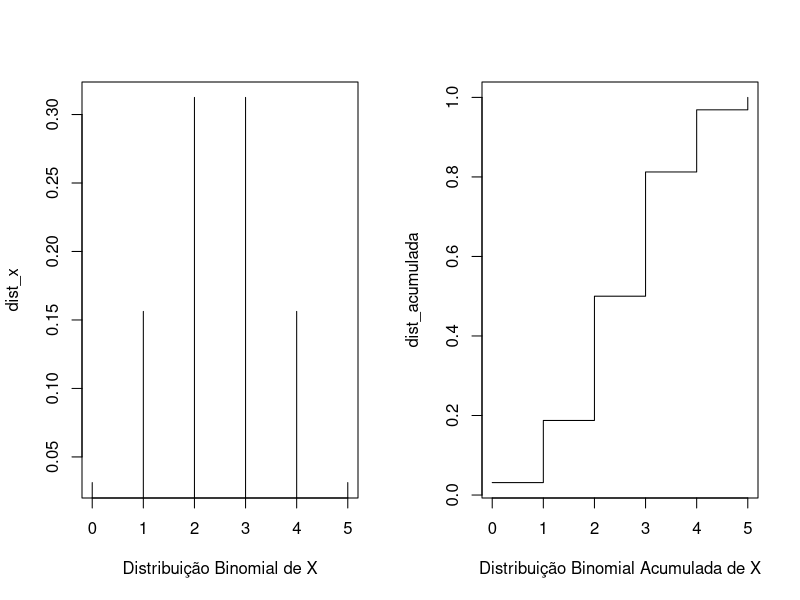
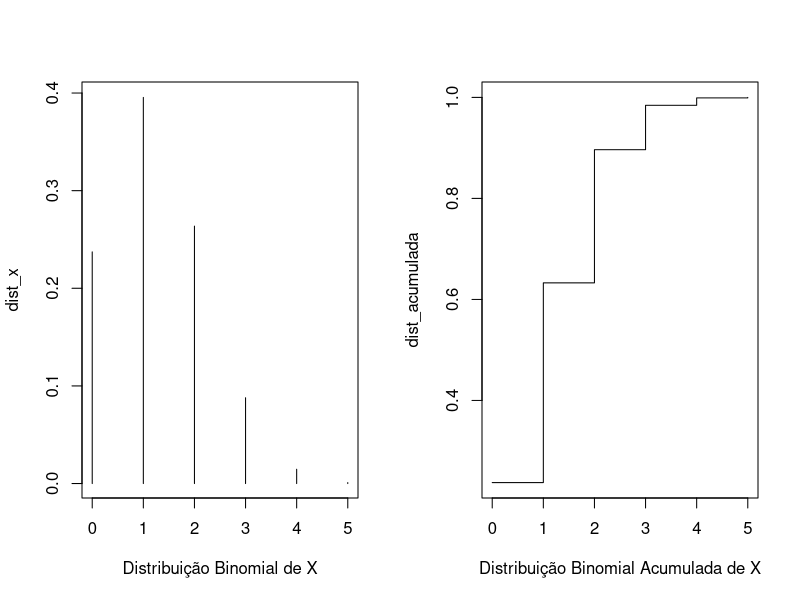
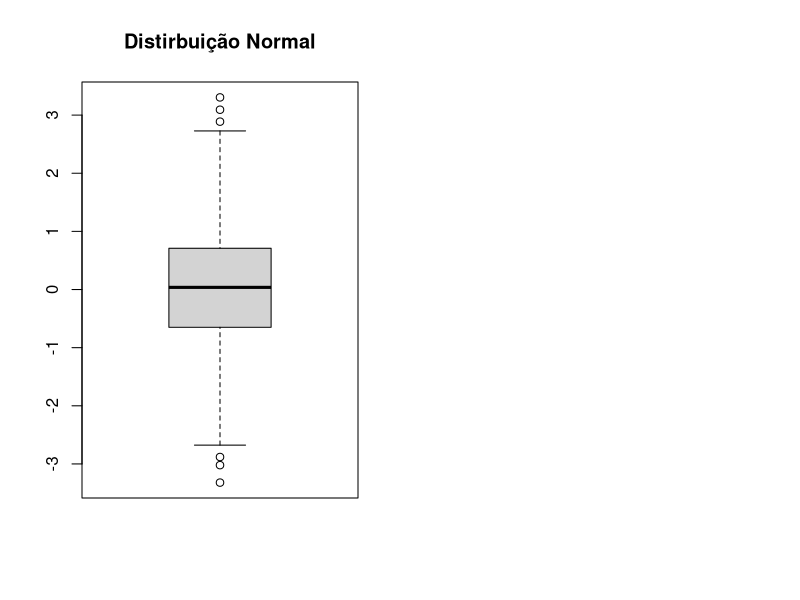
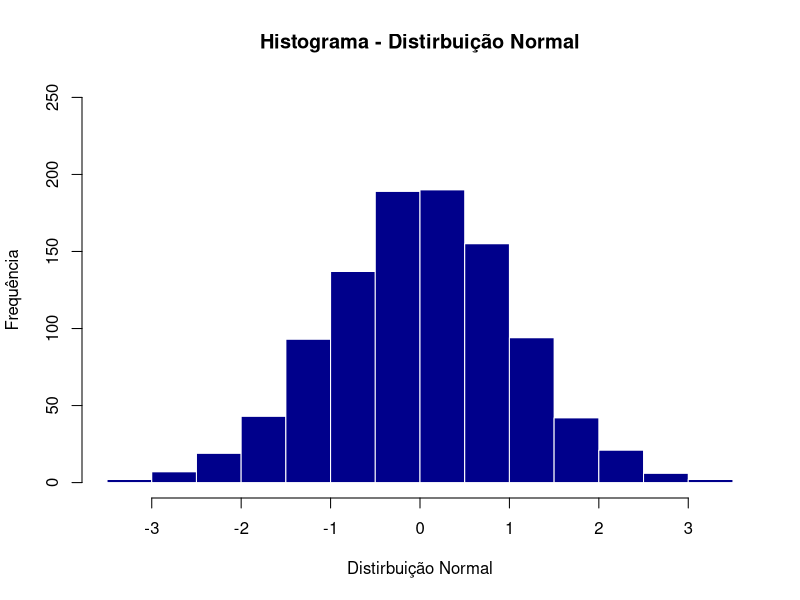
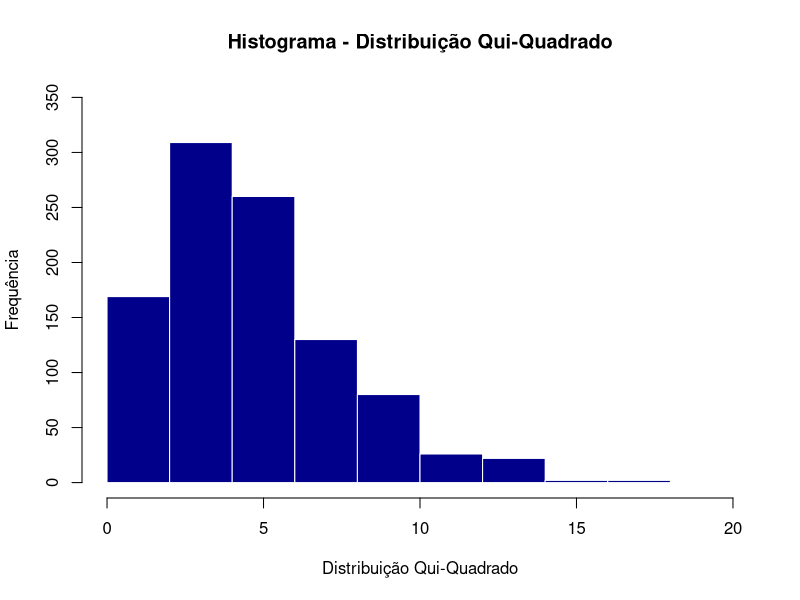
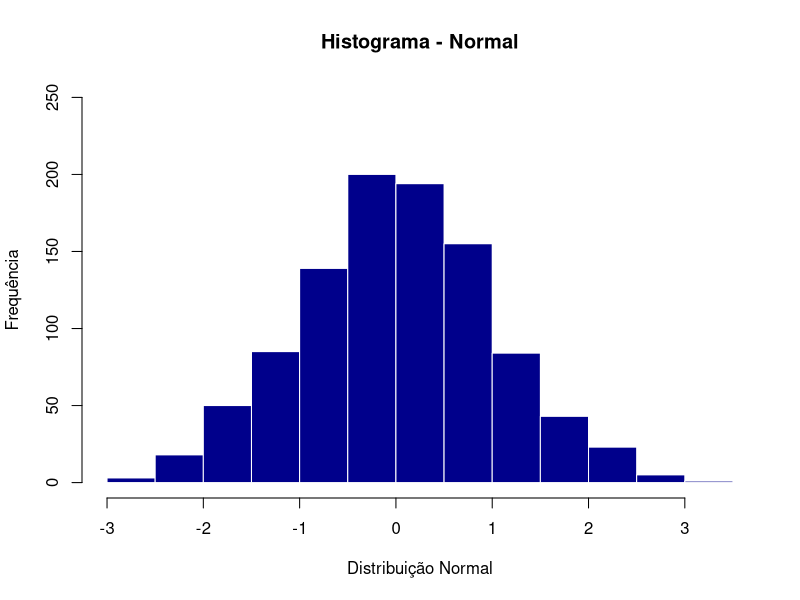
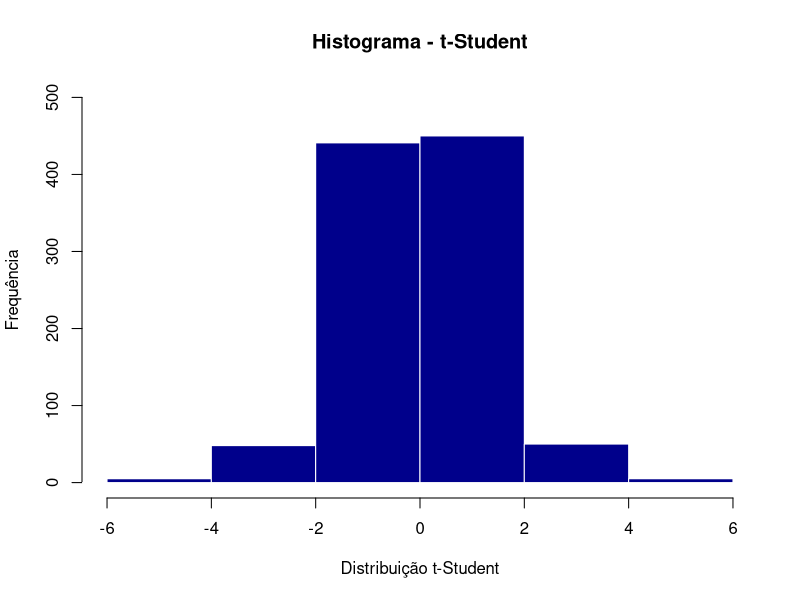

Write the R code that produced these figures, in order.
####### Lista 2 - Estatística
####### Mestrado Profissionalizante em Economia
####### Aluno: Edevaldo Siqueira Gaudencio

####### Carregando pacotes


########Questão 1
# Um fabricante de peças de automóveis garante que uma caixa de suas peças conterá no 
# máximo, duas defeituosas. Se a caixa contém 18 peças, e sabendo que a experiência mostra 
# que 5% das peças produzidas apresentam defeito, qual a probabilidade de que uma caixa 
# satisfaça a garantia? 

# Dica use a função dbinom ou no excel DISTR.BINOM(número de sucesso;
# número de tentativas; probabilidade; cumulativo=1)  para calcular a probabilidade de 0 peças, 
# 1 peça ou 2 peças defeituosas e calcule a função de distribuição acumulada até 2.)

    # Interpretando o enunciado:
    # Amostra=18
    # Defeito=5% (0.05)
    # Tentativas=2
    
    prob_0 <- dbinom(0, 18, 0.05)
    prob_1 <- dbinom(1, 18, 0.05)
    prob_2 <- dbinom(2, 18, 0.05)
    sum(prob_0+prob_1+prob_2)


########Questão 2
# Se X tem distribuição binomial com parâmetros n=5 e p=½, faça os gráficos da 
# distribuição de X e a função de distribuição acumulada F(X).  

    # Interpretando o enunciado:
    # n=5
    # p=0.5
    par(mfrow = c(1, 2))
    x <- 0:5
    dist_x <- dbinom(x, size = 5, prob = 0.5)
    plot(x, dist_x, type = "h", xlab = "Distribuição Binomial de X")
    dist_acumulada <- pbinom(x, size = 5, prob = 0.5)
    plot(x, dist_acumulada, type = "s", xlab = "Distribuição Binomial Acumulada de X")
    par(mfrow = c(1, 2))


## item A:
# Considere n=5 e p=¼. Obtenha o gráfico da distribuição de X. 
# Qual a diferença do resultado do exercício anterior?

    # Interpretando o enunciado:
    # n=5
    # p=0.25
    par(mfrow = c(1, 2))
    x <- 0:5
    dist_x <- dbinom(x, size = 5, prob = 0.25)
    plot(x, dist_x, type = "h", xlab = "Distribuição Binomial de X")
    dist_acumulada <- pbinom(x, size = 5, prob = 0.25)
    plot(x, dist_acumulada, type = "s", xlab = "Distribuição Binomial Acumulada de X")
    par(mfrow = c(1, 2))


########Questão 3 - Distribuição Normal 
# xi é uma variável aleatória com distribuição normal padrão (média zero e variância 1).
## Item A
# Qual a média e variância de uma distribuição Normal (0,1)? Gere mil observações 
# dessa distribuição Normal (0,1). Calcule a média, variância, 1o. Quartil, media, 
# 3o. Quartil dessas observações geradas. Faça um box-plot e histograma dos dados 
# gerados, qual a sua conclusão com a comparação distribuição teórica. 
# (Dica: No excel vá em Dados/Análise de Dados/Gerar Números Aleatórios. 
# Selecione 1000 números e distribuição normal. No r, use a função rnorm) 

    # Interpretando o enunciado:
    #media=0
    #variancia=1
    #amostra=1000
    
    # Gerando amostra de mil observações
    set.seed(100)
    dist_normal <- rnorm(1000,0,1)
    
    # Média, 1o. Mediana, Quartil, 3o. Quartil
    summary(dist_normal)
    
    # Variância
    var(dist_normal)
    
    # Faça um box-plot dos dados gerado.
    boxplot(dist_normal, main = "Distirbuição Normal")
    
    # Faça um histograma dos dados gerado.
    par(mfrow = c(1, 1))
    hist(dist_normal, col = "darkblue", xlab = "Distirbuição Normal", 
         ylab = "Frequência", border = "white", main = "Histograma - Distirbuição Normal",
         ylim=c(0, 250))    


## Item B
# Gere mais quarto distribuições de uma distribuição normal padrão com 1000 observações. 
# Assim, ficaremos com 5 distribuições normais padrões independentes. (Se manteve a 
# semente fixa, lembre-se de alterá-la). Eleve ao quadrado cada uma das séries e some 
# os valores das 5 séries geradas. Essa soma, de acordo com os resultados acima, deve 
# ter distribuição Y ~ 2(5), ou seja, distribuição chi quadrado com 5 graus de 
# liberdade. Sabemos também que E(Y)=número de graus=5 e Var(Y)=2*número de graus 
# de liberdade=10, uma vez que número de graus de liberdade de X é 5. Faça um 
# histograma, calcule a média e variância. Compare os resultados com os valores 
# teóricos da distribuição 2(5).    

    # Interpretando o enunciado:
    # 5 distribuições normais independentes
    # Elevar ao quadrado 
    # Some os valores das 5 séries geradas
    # Faça um histograma
    # Calcule a média e variância.
    
    
    # Gerando 5 amostras de mil observações cada
    set.seed(101)
    dist_normal_1 <- rnorm(1000,0,1) 
    set.seed(102)
    dist_normal_2 <- rnorm(1000,0,1) 
    set.seed(103)
    dist_normal_3 <- rnorm(1000,0,1)     
    set.seed(104)
    dist_normal_4 <- rnorm(1000,0,1) 
    set.seed(105)
    dist_normal_5 <- rnorm(1000,0,1) 
    
    # Elevar ao quadrado cada uma das distribuições e somar os valores das 5 séries geradas
    qui_quadrado <- (dist_normal_1^2+dist_normal_2^2+dist_normal_3^2+dist_normal_4^2+dist_normal_5^2)    
    
    # Faça um histograma
    par(mfrow = c(1, 1))
    hist(qui_quadrado , col = "darkblue", xlab = "Distribuição Qui-Quadrado", 
         ylab = "Frequência", border = "white", main = "Histograma - Distribuição Qui-Quadrado",
         ylim=c(0, 350), xlim=c(0, 20))   
    
    # Média, 1o. Mediana, Quartil, 3o. Quartil
    summary(qui_quadrado)
    
    # Variância
    var(qui_quadrado)
    
    # Comparando com os valores teóricos, percebe-se que a variancia tende a 10 e a média tende a 5. 
    # Realizada uma simulação com 10.000 números em cada distribuição normal, os valores foram ainda
    # mais próximos do referencial teórico: média de 4.94 e variancia de 9.67
    

## Item C
# Gere agora uma normal X~ N(5,10), primeiro vamos padronizar essa série, isto é, vamos gerar 
# uma nova série da seguinte forma: 
# Calcule a média e desvio-padrão de z, faça um histograma de z. 
# De fato, podemos dizer que Z~N(0,1)_.
    
    # Interpretando o enunciado:    
    # Média: 5
    # Variancia: 10
    # Amostra: 1000
    
    # Gerando amostra de mil observações
    set.seed(106)
    dist_normal_6 <- rnorm(1000,5,sqrt(10))
    
    #vamos padronizar essa série: Z=(X-μ)/√(σ^2 )
    dist_normal_6_padronizada <- (dist_normal_6 - 5)/sqrt(10)
    
    # Faça um histograma
    par(mfrow = c(1, 1))
    hist(dist_normal_6_padronizada, col = "darkblue", xlab = "Distribuição Normal", 
         ylab = "Frequência", border = "white", main = "Histograma - Normal",
         ylim=c(0, 250))   
    
    # Média, 1o. Mediana, Quartil, 3o. Quartil
    summary(dist_normal_6_padronizada)
    
    # Desvio padrão
    sd(dist_normal_6_padronizada)
    
    # A média tende a zero e o desvio padrão tende a 1.
    # Realizada uma simulação com 100.000 números na distribuicao , os valores foram ainda
    # mais próximos do referencial teórico: média de -0.0004 e devio padrão de  0.9963.
    
    
## Item D
# Por fim, vamos simular uma distribuição t(5) com 5 graus de liberdade. 
# Use as séries geradas no item para calcular:t(5)=Z/√(Y/5),
# Use os valores gerados no item c) para o numerador e os valores gerados no item b) 
# para o denominador. Calcule média e variância dessa nova distribuição. 
# Faça um histograma e um box-plot. Há diferenças para a normal (0,1)? 
    
    # Interpretando o enunciado:    
    # simular uma distribuição t(5) com 5 graus de liberdade
    # Valores do item C para o numerador e B para denominador
    # Calcule média e variância dessa nova distribuição
    # Faça um histograma e um box-plot
    # Diferenças em relação a distribuição normal (0,1?
    
    # simular uma distribuição t(5)
    dist_t_student <- (dist_normal_6_padronizada/(sqrt(qui_quadrado/5)))
    
    # Média, 1o. Mediana, Quartil, 3o. Quartil
    summary(dist_t_student)
    
    # Variância
    var(dist_t_student)
    
    # Faça um histograma
    par(mfrow = c(1, 1))
    hist(dist_t_student, col = "darkblue", xlab = "Distribuição t-Student", 
         ylab = "Frequência", border = "white", main = "Histograma - t-Student",
         xlim=c(-6, 6), ylim=c(0, 500))   
    
    # A média tende a zero e a variancia tende a 2.
    # Na distribuição normal, a variância tendia a 1
